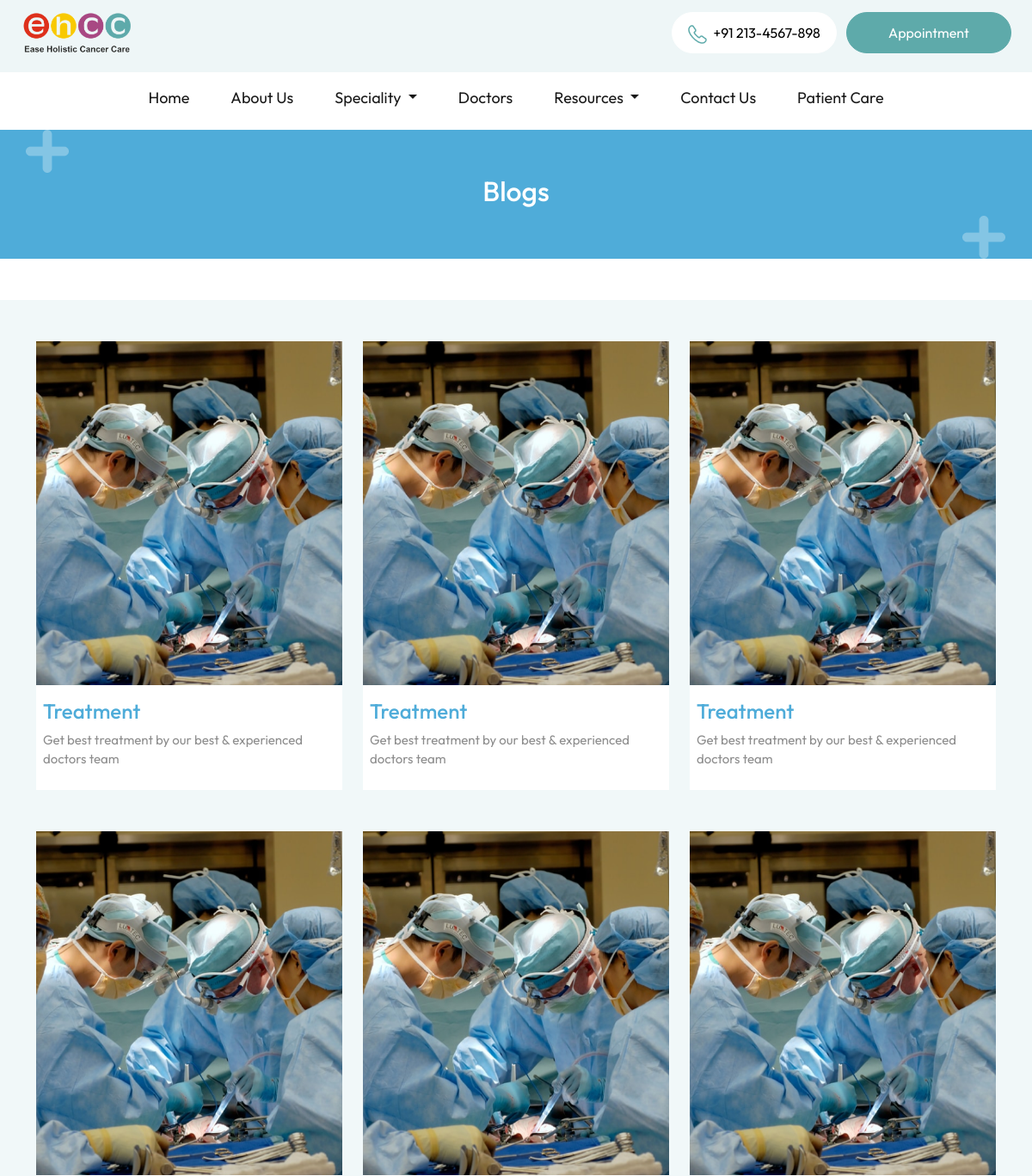
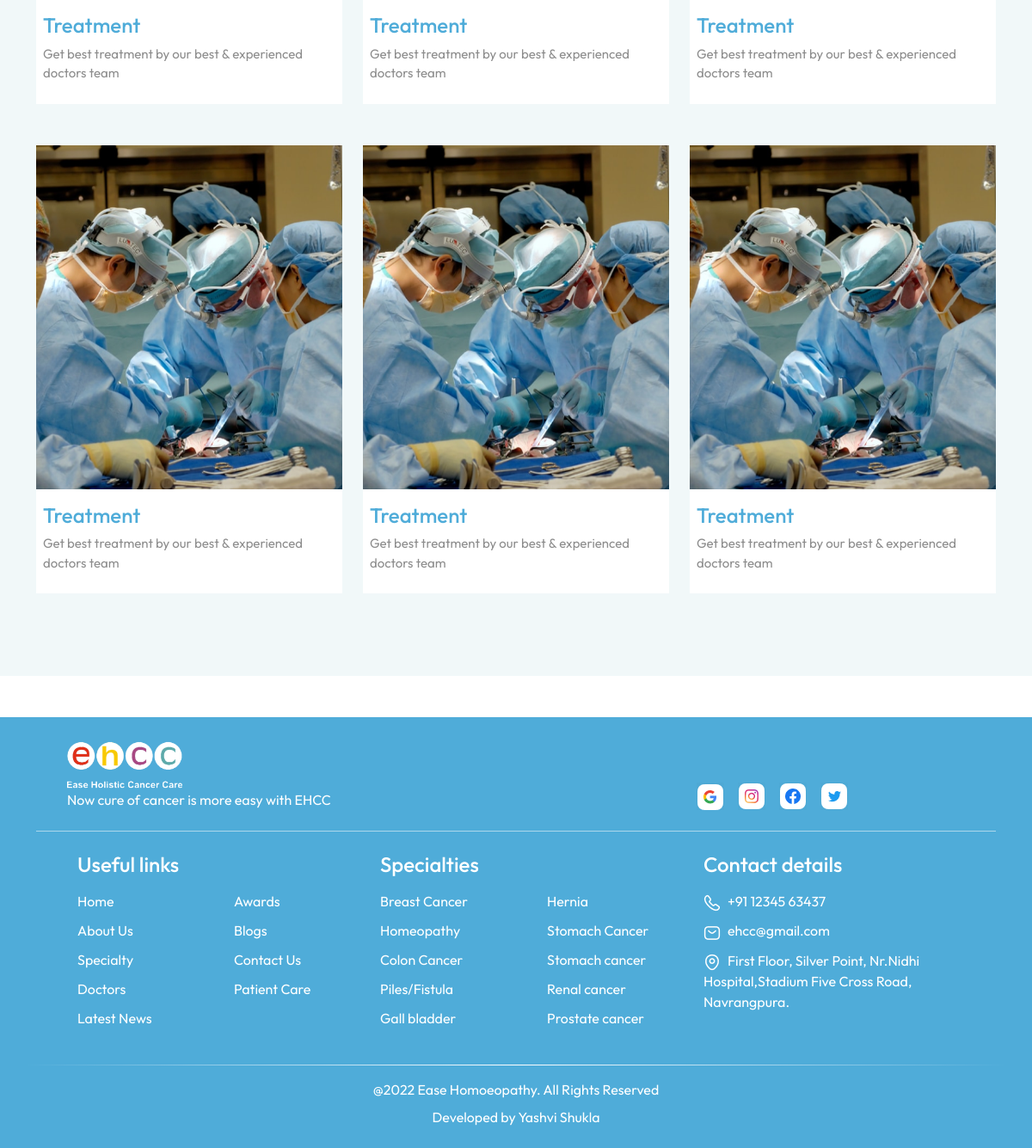
Screenshot of /blogs with the database file from the repository (2 pictures, top to bottom).
### tables this page shows
CREATE TABLE "blogs" (
	"image"	TEXT,
	"title"	TEXT,
	"description"	TEXT
);

### flask_app.py (the view)
@app.route('/blogs')
def blogs():
    database_connection = sqlite3.connect(database_location)
    database_cursor = database_connection.cursor()
    data = database_cursor.execute("SELECT * FROM blogs")
    data = data.fetchall()
    return render_template('blogs.html', data=data)

### templates/blogs.html (shortened to what this page needs)
<!DOCTYPE html>
<html lang="en">
<head>
  <link href="https://cdn.jsdelivr.net/npm/bootstrap@5.2.0/dist/css/bootstrap.min.css" rel="stylesheet"
>
  <link rel="stylesheet" href="../static/stylesheets/common.css">
  <link rel="stylesheet" href="../static/stylesheets/blogs.css">
</head>
<body>
  {% include 'navbar.html' %}
  <header>
    <div class="container h-100">
      <div class="row h-100 align-items-center">
        <h2 class="text-center text-white">
          Blogs
        </h2>
      </div>
    </div>
  </header>
  <section class="my-5">
    <div class="blogs_container">
      <div class="container py-5">
        <div class="row">
          {% for blog in data %}
          <div class="col-xl-4 col-lg-4 col-md-6 mb-5">
            <div class="bg-white pb-2">
              <img src="{{blog[0]}}" class="blog_img" alt="">
              <h4 class="px-2 mt-3">
                {{blog[1]}}
              </h4>
              <p class="mt-2 px-2">
                {{blog[2]}}
              </p>
            </div>
          </div>
          {% endfor %}
        </div>
      </div>
    </div>
  </section>
  {% include 'footer.html' %}
</body>
</html>

### static/stylesheets/common.css (style rules this page uses)
html, body { overflow-x: hidden; }
* { margin: 0; padding: 0; box-sizing: border-box; font-family: "Outfit", sans-serif; }
:root { --nav-color: rgba(222, 237, 239, 0.5); --primary-color: #5eaaaa; --heading-color: #4facd9; --section-background-color: #cae6f4; --contact-background-color: #284f4f; }

### static/stylesheets/blogs.css (style rules this page uses)
header { background: url(../images/header_title.png) no-repeat; height: 150px; width: 100%; background-size: cover; background-position: center; }
.blogs_container { background-color: #f1f8f9; }
.blog_img { height: 400px; object-fit: cover !important; width: 100%; object-position: center; }
.blogs_container h4 { color: #4facd9; }
.blogs_container p { font-size: 15px; color: #8d8d8d; }

### rows the page displays
blogs: image (picture), title "Treatment", description "Get best treatment by our best & experienced doctors team"
blogs: image (picture), title "Treatment", description "Get best treatment by our best & experienced doctors team"
blogs: image (picture), title "Treatment", description "Get best treatment by our best & experienced doctors team"
blogs: image (picture), title "Treatment", description "Get best treatment by our best & experienced doctors team"
blogs: image (picture), title "Treatment", description "Get best treatment by our best & experienced doctors team"
blogs: image (picture), title "Treatment", description "Get best treatment by our best & experienced doctors team"
blogs: image (picture), title "Treatment", description "Get best treatment by our best & experienced doctors team"
blogs: image (picture), title "Treatment", description "Get best treatment by our best & experienced doctors team"
blogs: image (picture), title "Treatment", description "Get best treatment by our best & experienced doctors team"
